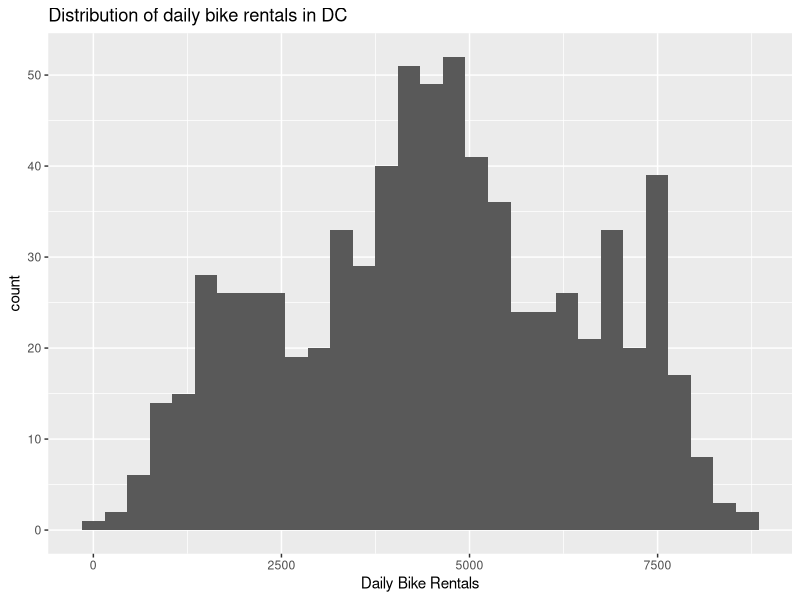
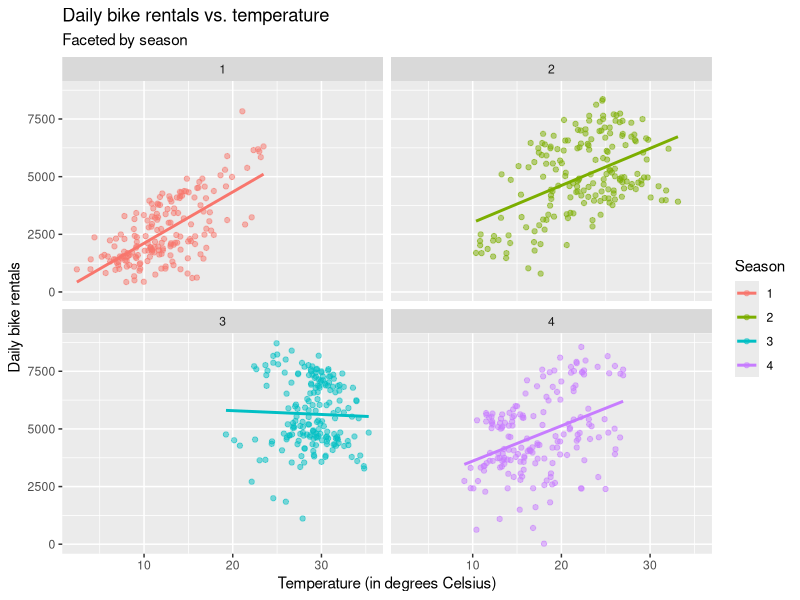

The R source for these figures, in order:
## ---- chunk 1
library(tidyverse)
## ---- chunk 2
bikeshare <- read_csv("data/dcbikeshare.csv") %>%
  mutate(season = factor(season)) # treat season as categorical variable
## ---- chunk 3
ggplot(data = bikeshare, aes(x = count)) + 
  geom_histogram() + 
  labs(x = "Daily Bike Rentals", 
       title = "Distribution of daily bike rentals in DC")
## ---- chunk 4
ggplot(data = bikeshare, aes(x = temp_orig, y = count, color = season)) +
  geom_point(alpha = 0.5) + 
  geom_smooth(method = "lm", se = FALSE) +
  facet_wrap(~ season) +
  labs(x = "Temperature (in degrees Celsius)", 
       y = "Daily bike rentals", 
       color = "Season",
       title = "Daily bike rentals vs. temperature", 
       subtitle = "Faceted by season")
